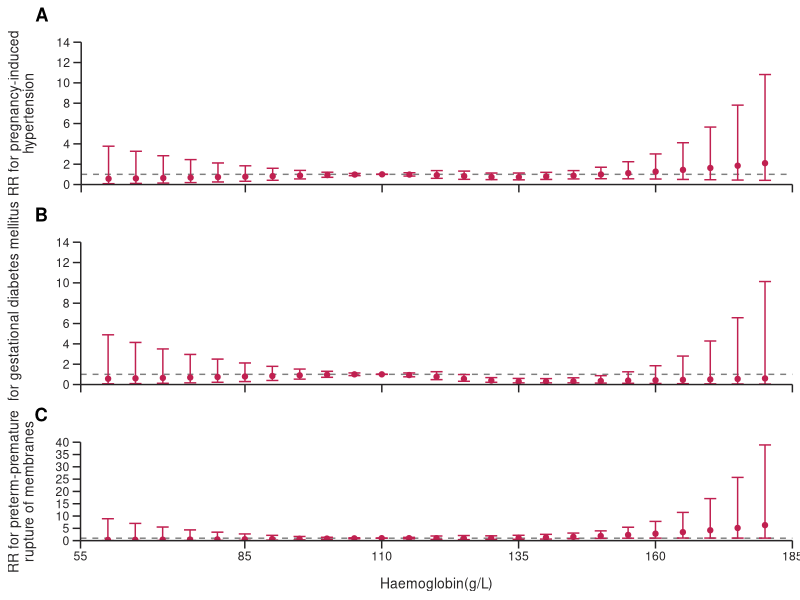

R code for this plot:
#Source DOI: 10.1016/S2352-3026(23)00170-9
#Date: 2023-07-21
#Code: Junxi Li

library(ggplot2)
library(gridExtra)
PIH_2nd <- read.csv("forestplot-style02-data1-github.csv")#Read data for each graph
GDM_2nd <- read.csv("forestplot-style02-data2-github.csv")
PPROM_2nd <- read.csv("forestplot-style02-data3-github.csv")
A <- ggplot(PIH_2nd, aes(x=Hb.g.L., y=RR))+
     scale_x_continuous(limits = c(55, 185), breaks = c(55,85,110,135,160,185), expand = c(0, 0))+#Set the X-axis range, ticks and not letting the sides extend
     scale_y_continuous(limits = c(0, 14), breaks = seq(0, 14, by = 2), expand = c(0, 0))+#Similar to the x-axis setup
     geom_hline(yintercept = 1, color = "gray50", linewidth = 0.5, linetype = "dashed")+#Add gray dashed line at y=1
     geom_errorbar(aes(ymin=lower, ymax=upper), width = 2.2, size = 0.5, color="#c02050")+#Add error bar and set the appearance
     geom_point(size=1.5, color="#c02050")+#add scatter and set the color
     labs(y="RR for pregnancy-induced\nhypertension", title = "A")+#Name the title
     theme(panel.background = element_blank(),#Remove background, grid
           axis.line = element_line(size = 0.5, color = "#262425"),#Set the appearance of coordinate axes
           axis.ticks = element_line(size = 0.5, color = "#262425"),#the appearance of ticks
           axis.ticks.length = unit(0.2, "cm"),#the length of ticks
           axis.title.y = element_text(margin = margin(r = 13.5), color = "#262425", size = 10),#Set the distance of the y-axis title from the y-axis
           axis.text.x = element_blank(),#remove x-axis text
           axis.text.y = element_text(color = "#262425"),#set the color of y-axis text
           plot.title = element_text(face = "bold", hjust = -0.066, margin = margin(b = 12)))+#Setting the position and appearance of the plot title
     xlab(NULL)#remove the title of x-axis

#plot B has the same setup as plot A, but the title and the title of y-axis
B <- ggplot(GDM_2nd, aes(x=Hb.g.L., y=RR))+
     scale_x_continuous(limits = c(55, 185), breaks = c(55,85,110,135,160,185), expand = c(0, 0))+
     scale_y_continuous(limits = c(0, 14), breaks = seq(0, 14, by = 2), expand = c(0, 0))+
     geom_hline(yintercept = 1, color = "gray50", linewidth = 0.5, linetype = "dashed")+
     geom_errorbar(aes(ymin=lower, ymax=upper), width = 2.2, size = 0.5, color="#c02050")+
     geom_point(size=1.5, color="#c02050")+
     labs(y="RR for gestational diabetes mellitus", title = "B")+
     theme(panel.background = element_blank(),
           axis.line = element_line(size = 0.5, color = "#262425"),
           axis.ticks = element_line(size = 0.5, color = "#262425"),
           axis.ticks.length = unit(0.2, "cm"),
           axis.title.y = element_text(margin = margin(r = 24), color = "#262425", size = 10),
           axis.text.x = element_blank(),
           axis.text.y = element_text(color = "#262425"),
           plot.title = element_text(face = "bold", hjust = -0.066, margin = margin(b = 12)))+
    xlab(NULL)

#Plot C is also roughly the same, but with the addition of the x-axis text, title
C <- ggplot(PPROM_2nd, aes(x=Hb.g.L., y=RR))+
     scale_x_continuous(limits = c(55, 185), breaks = c(55,85,110,135,160,185), expand = c(0, 0))+
     scale_y_continuous(limits = c(0, 40), breaks = seq(0, 40, by = 5), expand = c(0, 0))+
     geom_hline(yintercept = 1, color = "gray50", linewidth = 0.5, linetype = "dashed")+
     geom_errorbar(aes(ymin=lower, ymax=upper), width = 2.2, size = 0.5, color="#c02050")+
     geom_point(size=1.5, color="#c02050")+
     labs(x="Haemoglobin(g/L)", y="RR for preterm-premature\nrupture of membranes", title = "C")+
     theme(panel.background = element_blank(),
           axis.line = element_line(size = 0.5, color = "#262425"),
           axis.ticks = element_line(size = 0.5, color = "#262425"),
           axis.ticks.length = unit(0.2, "cm"),
           axis.title.x = element_text(margin = margin(t = 10), color = "#262425", size = 10),
           axis.title.y = element_text(margin = margin(r = 13), color = "#262425", size = 10),
           axis.text.x = element_text(color = "#262425"),
           axis.text.y = element_text(color = "#262425"),
           plot.title = element_text(face = "bold", hjust = -0.066, margin = margin(b = 12)))

grid.arrange(A, B, C, nrow=3)#Combine the three diagrams in a column of three rows
#The final input at a scale of 3:5 gives the figure in the article

#You may have noticed that the points on either side are slightly different from the diagram in the original article,
#In ggplot2, landing points on the limit range of the x-axis will result in an incomplete display of these points,
#So here can not be 100% restore the original image, but to do a little adjustment,
#you can use other drawing software, or R package to try to restore :)